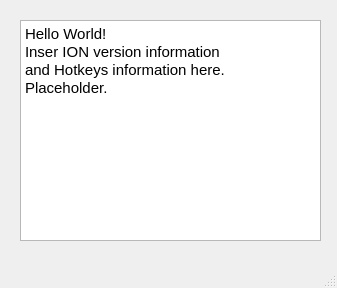
<?xml version="1.0" encoding="UTF-8"?>
<ui version="4.0">
 <class>MainWindow</class>
 <widget class="QMainWindow" name="MainWindow">
  <property name="geometry">
   <rect>
    <x>0</x>
    <y>0</y>
    <width>337</width>
    <height>288</height>
   </rect>
  </property>
  <property name="windowTitle">
   <string>MainWindow</string>
  </property>
  <widget class="QWidget" name="centralwidget">
   <widget class="QTextBrowser" name="textBrowser">
    <property name="geometry">
     <rect>
      <x>20</x>
      <y>20</y>
      <width>301</width>
      <height>221</height>
     </rect>
    </property>
    <property name="html">
     <string>&lt;!DOCTYPE HTML PUBLIC &quot;-//W3C//DTD HTML 4.0//EN&quot; &quot;http://www.w3.org/TR/REC-html40/strict.dtd&quot;&gt;
&lt;html&gt;&lt;head&gt;&lt;meta name=&quot;qrichtext&quot; content=&quot;1&quot; /&gt;&lt;meta charset=&quot;utf-8&quot; /&gt;&lt;style type=&quot;text/css&quot;&gt;
p, li { white-space: pre-wrap; }
hr { height: 1px; border-width: 0; }
li.unchecked::marker { content: &quot;\2610&quot;; }
li.checked::marker { content: &quot;\2612&quot;; }
&lt;/style&gt;&lt;/head&gt;&lt;body style=&quot; font-family:'Ubuntu Sans'; font-size:11pt; font-weight:400; font-style:normal;&quot;&gt;
&lt;p style=&quot; margin-top:0px; margin-bottom:0px; margin-left:0px; margin-right:0px; -qt-block-indent:0; text-indent:0px;&quot;&gt;Hello World!&lt;/p&gt;
&lt;p style=&quot; margin-top:0px; margin-bottom:0px; margin-left:0px; margin-right:0px; -qt-block-indent:0; text-indent:0px;&quot;&gt;Inser ION version information&lt;/p&gt;
&lt;p style=&quot; margin-top:0px; margin-bottom:0px; margin-left:0px; margin-right:0px; -qt-block-indent:0; text-indent:0px;&quot;&gt;and Hotkeys information here.&lt;/p&gt;
&lt;p style=&quot; margin-top:0px; margin-bottom:0px; margin-left:0px; margin-right:0px; -qt-block-indent:0; text-indent:0px;&quot;&gt;Placeholder.&lt;/p&gt;&lt;/body&gt;&lt;/html&gt;</string>
    </property>
   </widget>
  </widget>
  <widget class="QMenuBar" name="menubar">
   <property name="geometry">
    <rect>
     <x>0</x>
     <y>0</y>
     <width>337</width>
     <height>23</height>
    </rect>
   </property>
  </widget>
  <widget class="QStatusBar" name="statusbar"/>
 </widget>
 <resources/>
 <connections/>
</ui>
